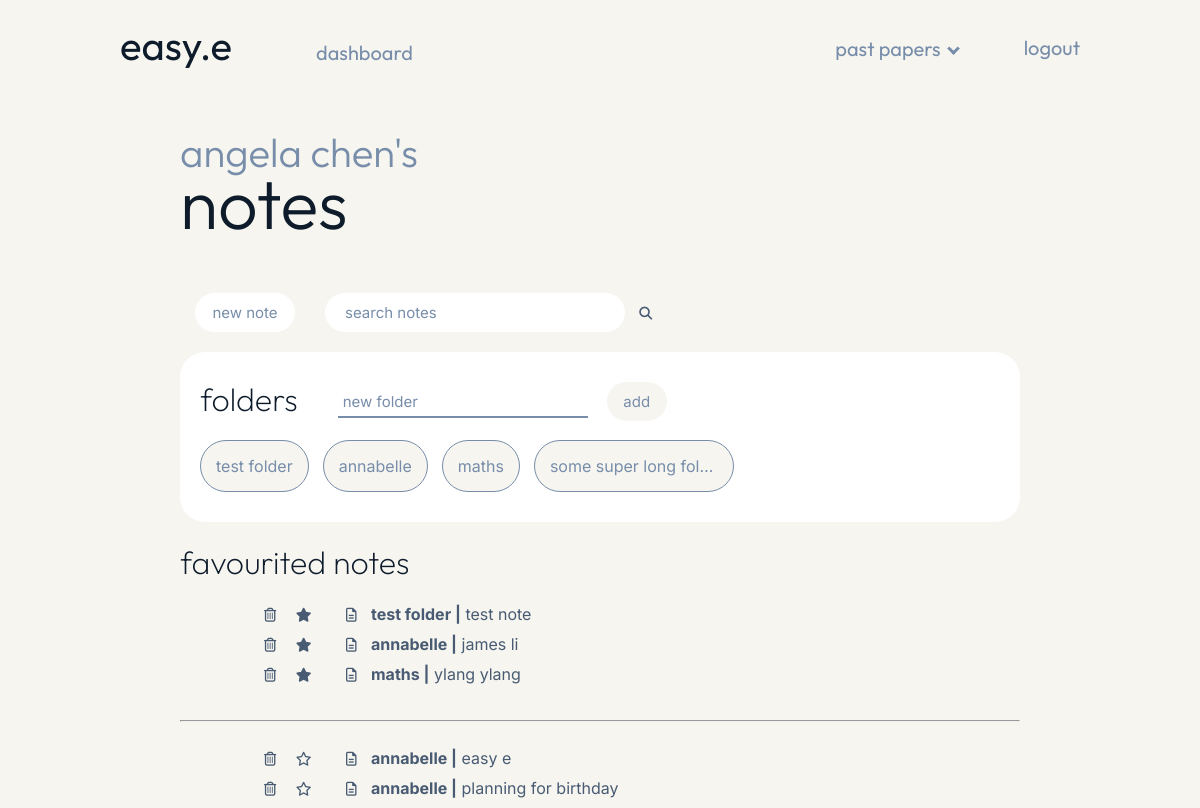
Page /notes (signed in) on the committed database.
### models.py (models this page shows, shortened)
class User(UserMixin, db.Model):
    __tablename__ = "user_login"
    id = db.Column(db.Integer, primary_key=True)
    name = db.Column(db.Text())
    user_name = db.Column(db.String(15), unique=True)
    user_email = db.Column(db.String(50), unique=True)
    user_password = db.Column(db.String(80))
    todo = db.relationship("Todo", backref="todo")

class Folders(db.Model):
    __tablename__ = "folders"
    id = db.Column(db.Integer, primary_key=True)
    user = db.Column(db.Integer(), db.ForeignKey("user_login.id"))
    name = db.Column(db.String(50))
    def __repr__(self):
        return self.name

class Notes(db.Model):
    __tablename__ = "notes"
    id = db.Column(db.Integer, primary_key=True)
    user = db.Column(db.Integer(), db.ForeignKey("user_login.id"))
    title = db.Column(db.String(50))
    favourite = db.Column(db.Boolean, default=False)
    folder = db.Column(db.Integer, db.ForeignKey("folders.id"))
    content = db.Column(db.String())
    folder_name = db.relationship("Folders", backref="folder")

### main.py (the view)
@app.route("/notes")
@login_required
def notes():
    favourite_notes = db.session.query(models.Notes).filter_by(
        user=current_user.id, favourite=True
    )
    other_notes = db.session.query(models.Notes).filter_by(
        user=current_user.id, favourite=False
    )
    folders = db.session.query(models.Folders).filter_by(user=current_user.id)
    return render_template(
        "notes.html",
        name=current_user.name,
        favourite_notes=favourite_notes,
        other_notes=other_notes,
        folders=folders,
    )

### main.py (called while the page is built)
@login_manager.user_loader
def load_user(user_id):
    return models.User.query.get(int(user_id))

### templates/notes.html (shortened to what this page needs)
{% extends "layout_user.html" %}
{% block content %}
<div class="page">
    <div class="notes_header">
        <h1 class="welcome">{{ name }}'s</h1>
        <h1 class="welcome_name">notes</h1>
        <span class="notes_inline">
            <a class="add_note_button" href="{{url_for('new_note')}}"><button>new note</button></a>
            <form action="{{url_for('search_note')}}" method="POST">
                <input type="text" name="search_note" placeholder="search notes" class="notes_search_note">
                <span class="search_icon"><i class="fa-solid fa-magnifying-glass"></i></span>
            </form>
        </span>
    </div>
    <div class="folders">
        <div class="folder_box">
            <h1 class="notes_subheading">folders</h1>
            <form action="{{url_for('add_folder')}}" method="POST">
                <input type="text" name="folder_add" placeholder="new folder" class="new_folder" required>
                <input type="submit" value="add" class="new_folder_button">
            </form>
        </div>
        <div class="folders_list">
        {% for folder in folders %}
            <a class="folder_buttons" href="/folder/{{ folder.id }}"><button>{{ folder.name }}</button></a>
        {% endfor %}
        </div>
    </div>
    <div class="notes">
        <div class="notes_sections">
            <h1 class="dashboard_subheadings">favourited notes</h1>
            {% for note in favourite_notes %}
                    <div class="notes_list">
                        <li class="notes_list_item">
                            <span class="delete_icon_notes"><a href="/delete_note/{{ note.id }}" class="delete"><i class="fa-regular fa-trash-can"></i></a></span>
                            <span class="favourite_icon"><a href="/unfavourite_note/{{ note.id }}"><i class="fa-solid fa-star"></i></a></span>
                            <span class="notes_icon"><i class="fa-regular fa-file-lines"></i></span>
                            <a href="/note/{{ note.id }}"><span class="notes_list_folder">{{ note.folder_name }} |</span> {{ note.title }}</a>
                        </li>
                    </div>
            {% endfor %}
        </div>
        <br><hr><br>
        <div class="notes_sections">
            {% for note in other_notes %}
                    <div class="notes_list">
                        <li class="notes_list_item">
                            <span class="delete_icon_notes"><a href="/delete_note/{{ note.id }}" class="delete"><i class="fa-regular fa-trash-can"></i></a></span>
                            <span class="favourite_icon"><a href="/favourite_note/{{ note.id }}"><i class="fa-regular fa-star"></i></a></span>
                            <span class="notes_icon"><i class="fa-regular fa-file-lines"></i></span>
                            <a href="/note/{{ note.id }}"><span class="notes_list_folder">{{ note.folder_name }} |</span> {{ note.title }}</a>
                        </li>
                    </div>
            {% endfor %}
        </div>
    </div>
</div>
{% endblock %}

### static/styles.css (style rules this page uses)
body { background-color: #f6f5f0; margin: 0; padding: 0; }
.page { width: 70%; margin: auto; }
.welcome { font-weight: 300; color: #778da9; user-select: none; }
.welcome_name { font-weight: 300; font-size: 70px; padding-top: 0; margin-top: -45px; color: #0d1b2a; user-select: none; word-wrap: break-word; }
.dashboard_subheadings { font-family: 'Outfit', sans-serif; font-weight: 200; margin-top: 0; color: #0d1b2a; position: sticky; width: fit-content; display: inline-block; }
.notes_header { font-family: 'Outfit', sans-serif; padding-top: 30px; font-size: 20px; width: 100%; margin-bottom: 0; }
.notes_subheading { font-family: 'Outfit', sans-serif; font-weight: 200; color: #0d1b2a; width: fit-content; }
.notes_inline { display: inline-flex; width: 100%; }
.add_note_button button { color: #778da9; border-radius: 20px; padding: 10px; border: none; background-color: white; font-family: 'Inter', sans-serif; margin-left: 15px; transition-duration: 0.2s; cursor: pointer; font-size: 15px; margin-right: 10px; margin-bottom: 20px; width: 100px; }
.notes_search_note { border: none; vertical-align: middle; padding: 10px; font-family: 'Inter', sans-serif; border-radius: 20px; margin-left: 20px; font-size: 15px; padding-left: 20px; width: 300px; }
.folders { margin-bottom: 20px; background-color: white; padding: 20px; border-radius: 25px; padding-top: 5px; }
.folder_buttons button { font-family: 'Inter', sans-serif; padding: 15px; margin-right: 10px; font-size: 16px; border-radius: 30px; border: 1px solid #778da9; background: #f6f5f0; color: #778da9; cursor: pointer; transition-duration: 0.2s; text-overflow: ellipsis; overflow: hidden; white-space: nowrap; max-width: 200px; }
.folder_box { display: flex; vertical-align: center; }
.folder_box form { width: fit-content; margin-left: 40px; margin-top: 25px; }
.new_folder { width: 250px; }
.new_folder_button { width: 60px; }
.folders_list { overflow-x: scroll; padding-bottom: 10px; }
.notes_list { list-style: none; width: 80%; margin: auto; vertical-align: center; font-size: 16px; }
.favourite_icon, .delete_icon_notes { margin-right: 15px; color: #485b72; font-size: 14px; }
.notes_icon { color: #485b72; margin-right: 10px; margin-left: 15px; font-size: 14px; }
.notes_list_folder { font-weight: bold; }
.notes_list_item { font-family: 'Inter', sans-serif; margin-bottom: 10px; display: inline-block; text-overflow: ellipsis; }
.notes_list_item a { text-decoration: none; color: #485b72; text-overflow: ellipsis; }
.search_icon { margin-left: 10px; font-size: 13px; color: #485b72; margin-bottom: 0; }
.todo_textbox, .notes_search, .new_folder { font-family: 'Inter', sans-serif; color: #0d1b2a; padding: 5px; font-size: 15px; border: none; border-bottom: 2px solid #778da9; }
::placeholder { color: #778da9; font-weight: normal; }
.todo_button, .note_button, .new_folder_button { color: #778da9; border-radius: 20px; padding: 10px; border: none; background-color: #f6f5f0; font-family: 'Inter', sans-serif; margin-left: 15px; transition-duration: 0.2s; cursor: pointer; font-size: 15px; margin-right: 10px; }
.delete, .complete, .update { text-decoration: none; color: inherit; }

### rows in the picture
User: name "angela chen"
Folders: name "test folder"
Folders: name "annabelle"
Folders: name "maths"
Folders: name "some super long fol…"
Notes: folder_name "test folder", title "test note"
Notes: folder_name "annabelle", title "james li"
Notes: folder_name "maths", title "ylang ylang"
Notes: folder_name "annabelle", title "easy e"
Notes: folder_name "annabelle", title "planning for birthday"
